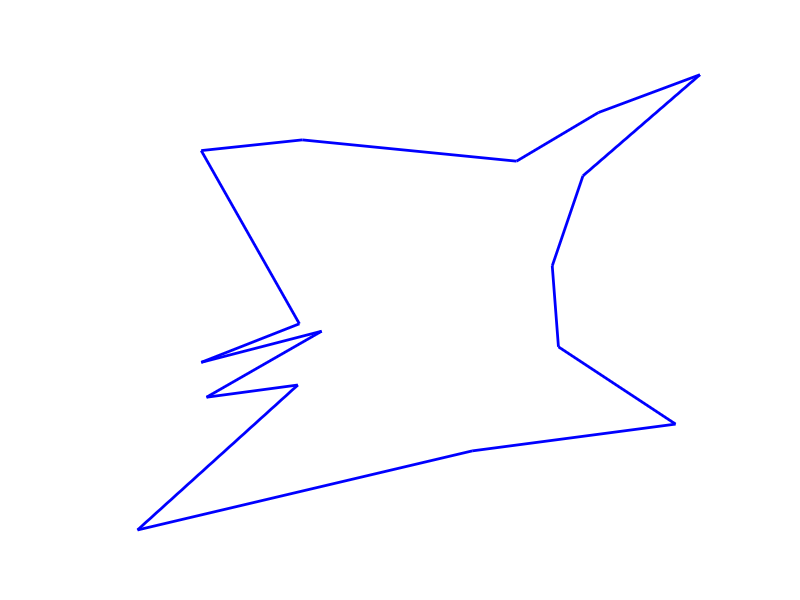

Reproduce this figure in MATLAB. (Note: this script raises an error after producing the figure.)
%% isinside2Dset
%
% Function to check if a vertex is located inside or outside a given
% 2D set, boundary not included (opened set).
%
% Author & support : nicolas.douillet (at) free.fr, 2023.
%
%% Syntax
%
% isin = isinside2Dset(V, P);
%
%% Description
%
% isin = isinside2Dset(V, P) computes the boolean isin which is true/logical 1
% in the case the vertex P belongs to the opened convex set V. isin is false/logical
% 0 in the case vertex P belongs to the complementary set or the boundary.
%
%% See also 
%
% <https://fr.mathworks.com/matlabcentral/fileexchange/65688-isinconvexset-2d-3d?s_tid=srchtitle isinconvexset>
%
%% Input arguments
%
%        [ |  |  ]
% - V = [ Vx Vy ], real matrix double, the convex set, with size(V,2) = 2.
%        [ |  |  ]
%
%        [ |  | ]
% - P = [Px Py ], real row vector or matrix double, the coordinates of the vertex / vertices  to check. Size(P,2) = size(V,2).
%        [ |  | ]
%
%% Output argument
%
%           [      |      ]
% - isin = [logical 1 / 0], logical true (1)/false (0) scalar / column vector. The boolean result. Size(isin) = [size(P,1),1].
%           [      |      ]
%
%
%% Example #1 : 2D convex hull of random point cloud
N = 16;
V = 2*(rand(N,2)-0.5);
G = mean(V,1);
V = V - G;
theta = atan2(V(:,2),V(:,1));
[~,i] = sort(theta);
V = V(i,:);
[A,B] = meshgrid(-1:0.1:1);
P = cat(2,A(:),B(:));

figure
line([V(:,1); V(1,1)],[V(:,2); V(1,2)],'Color',[0 0 1],'LineWidth',2), hold on;
set(gcf,'Color',[0 0 0]), set(gca,'Color',[0 0 0],'XColor',[1 1 1],'YColor',[1 1 1],'FontSize',16);
xlabel('X'), ylabel('Y');

isin = cell2mat(cellfun(@(c) isinside2Dset(V,c),num2cell(P,2),'un',0));
ColorSpec = cell2mat(cellfun(@(c) cat(2,~c,c,0),num2cell(isin,2),'un',0));

cellfun(@(r1,r2) plot(r1(1,1),r1(1,2),'+','Color',r2,'MarkerSize',4,'LineWidth',4),num2cell(P,2),num2cell(ColorSpec,2),'un',0);
axis equal, axis tight;
